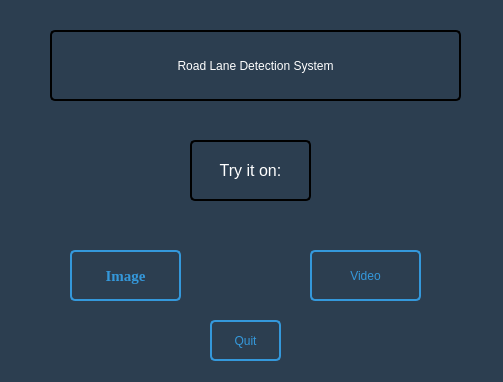
<?xml version="1.0" encoding="UTF-8"?>
<ui version="4.0">
 <class>Dialog</class>
 <widget class="QDialog" name="Dialog">
  <property name="geometry">
   <rect>
    <x>0</x>
    <y>0</y>
    <width>503</width>
    <height>382</height>
   </rect>
  </property>
  <property name="windowTitle">
   <string>Lane Detection System</string>
  </property>
  <property name="styleSheet">
   <string notr="true">background-color:#2C3E50;</string>
  </property>
  <widget class="QLabel" name="title_label">
   <property name="geometry">
    <rect>
     <x>50</x>
     <y>30</y>
     <width>411</width>
     <height>71</height>
    </rect>
   </property>
   <property name="styleSheet">
    <string notr="true">color: white;
font: 20pt &quot;Times New Roman&quot;;
border: 2px solid black;
border-radius: 5px;
padding: 2px;</string>
   </property>
   <property name="text">
    <string>Road Lane Detection System</string>
   </property>
   <property name="scaledContents">
    <bool>true</bool>
   </property>
   <property name="alignment">
    <set>Qt::AlignCenter</set>
   </property>
  </widget>
  <widget class="QLabel" name="try_2">
   <property name="geometry">
    <rect>
     <x>190</x>
     <y>140</y>
     <width>121</width>
     <height>61</height>
    </rect>
   </property>
   <property name="styleSheet">
    <string notr="true">color:white;
font: 14pt &quot;Times New Roman&quot;;
border: 2px solid black;
border-radius: 5px;
padding: 2px;</string>
   </property>
   <property name="text">
    <string notr="true">&lt;!DOCTYPE HTML PUBLIC &quot;-//W3C//DTD HTML 4.0//EN&quot; &quot;http://www.w3.org/TR/REC-html40/strict.dtd&quot;&gt;
&lt;html&gt;&lt;head&gt;&lt;meta name=&quot;qrichtext&quot; content=&quot;1&quot; /&gt;&lt;style type=&quot;text/css&quot;&gt;
p, li { white-space: pre-wrap; }
&lt;/style&gt;&lt;/head&gt;&lt;body style=&quot; font-family:'MS Shell Dlg 2'; font-size:8pt; font-weight:400; font-style:normal;&quot;&gt;
&lt;p align=&quot;center&quot; style=&quot; margin-top:12px; margin-bottom:12px; margin-left:0px; margin-right:0px; -qt-block-indent:0; text-indent:0px;&quot;&gt;&lt;span style=&quot; font-size:12pt;&quot;&gt;Try it on:&lt;/span&gt;&lt;/p&gt;&lt;/body&gt;&lt;/html&gt;</string>
   </property>
   <property name="alignment">
    <set>Qt::AlignCenter</set>
   </property>
  </widget>
  <widget class="QPushButton" name="image_button">
   <property name="geometry">
    <rect>
     <x>70</x>
     <y>250</y>
     <width>111</width>
     <height>51</height>
    </rect>
   </property>
   <property name="font">
    <font>
     <family>Times New Roman</family>
     <pointsize>11</pointsize>
     <weight>75</weight>
     <italic>false</italic>
     <bold>true</bold>
    </font>
   </property>
   <property name="mouseTracking">
    <bool>false</bool>
   </property>
   <property name="styleSheet">
    <string notr="true">color:#3498DB;
font: bold 11pt &quot;Times New Roman&quot;;
border: 2px solid #3498DB;
border-radius: 5px;
padding: 2px;
</string>
   </property>
   <property name="text">
    <string>Image</string>
   </property>
  </widget>
  <widget class="QPushButton" name="video_button">
   <property name="geometry">
    <rect>
     <x>310</x>
     <y>250</y>
     <width>111</width>
     <height>51</height>
    </rect>
   </property>
   <property name="styleSheet">
    <string notr="true">color:#3498DB;
font: bold 11pt &quot;Times New Roman&quot;;
border: 2px solid #3498DB;
border-radius: 5px;
padding: 2px;
</string>
   </property>
   <property name="text">
    <string>Video</string>
   </property>
  </widget>
  <widget class="QPushButton" name="video_button_2">
   <property name="geometry">
    <rect>
     <x>210</x>
     <y>320</y>
     <width>71</width>
     <height>41</height>
    </rect>
   </property>
   <property name="styleSheet">
    <string notr="true">color:#3498DB;
font: bold 11pt &quot;Times New Roman&quot;;
border: 2px solid #3498DB;
border-radius: 5px;
padding: 2px;
</string>
   </property>
   <property name="text">
    <string>Quit</string>
   </property>
  </widget>
 </widget>
 <resources/>
 <connections/>
</ui>
